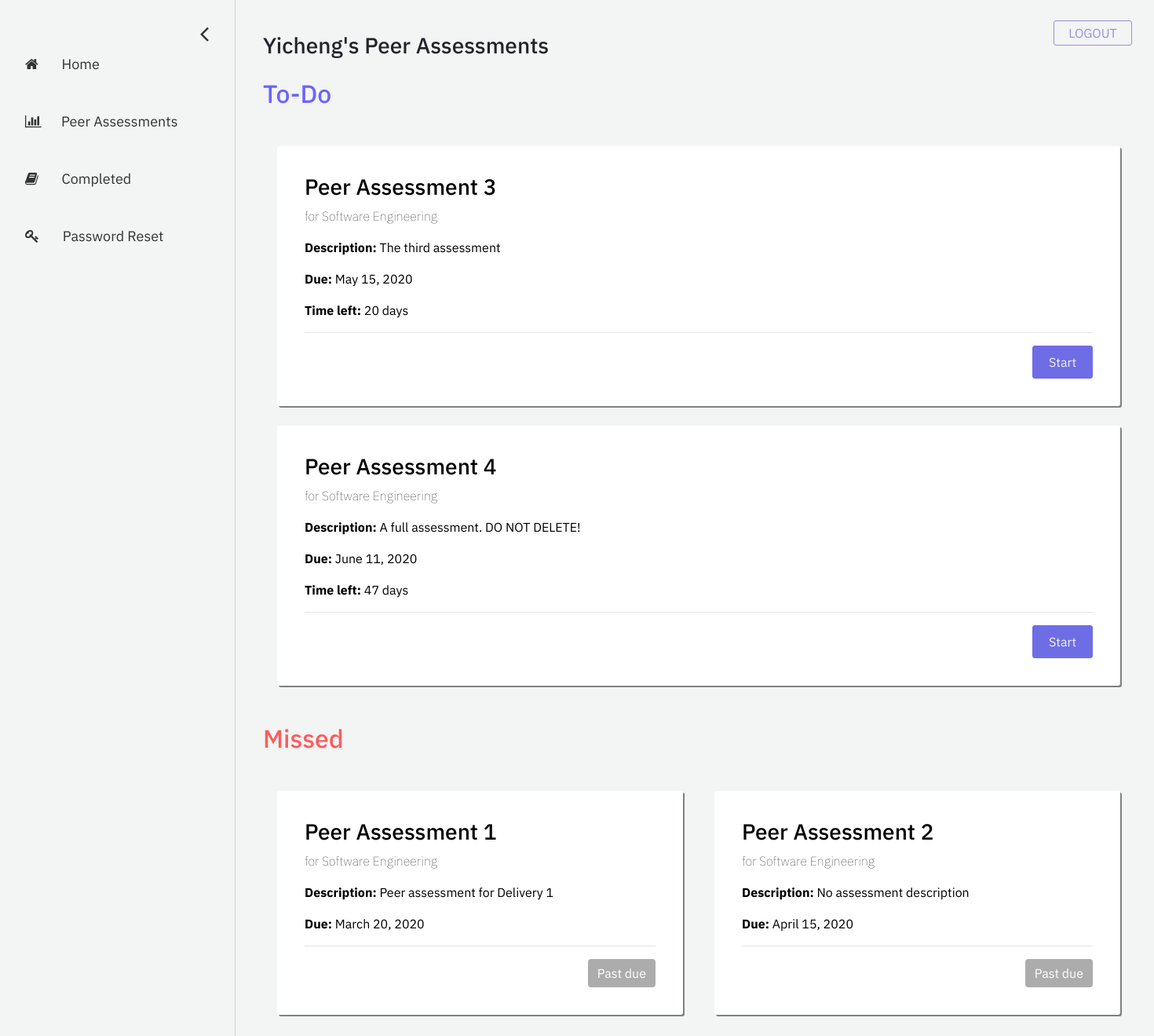
The app's page /student/peer-assessments (signed in) with its own data.
### account/models.py (models this page shows, shortened)
class User(AbstractBaseUser, PermissionsMixin):
    email = models.EmailField(
        verbose_name=_('email address'), max_length=255, unique=True
    )
    first_name = models.CharField(_('first name'), max_length=30, blank=True)
    last_name = models.CharField(_('last name'), max_length=150, blank=True)
    eagle_id = models.CharField(max_length = 8, unique=True)
    is_student = models.BooleanField(
        _('student status'),
        default=False,
        help_text=_(
            'Shows whether this user is a student. '
        ),
    )
    is_instructor = models.BooleanField(
        _('instructor status'),
        default=False,
        help_text=_(
            'Shows whether this user is a instructor. '
        ),
    )
    is_active = models.BooleanField(
        _('active'),
        default=True,
        help_text=_(
            'Designates whether this user should be treated as active. '
            'Unselect this instead of deleting accounts.'
        ),
    )
    is_staff = models.BooleanField(
        _('admin status'),
        default=False,
        help_text=_(
            'Designates whether the user can log into this admin site.'
        ),
    )
    date_joined = models.DateTimeField(
        _('date joined'), default=timezone.now
    )
    objects = UserManager()
    USERNAME_FIELD = 'email'
    REQUIRED_FIELDS = ['first_name', 'last_name', 'eagle_id', 'is_student', 'is_instructor']

### assessment/models.py (models this page shows, shortened)
class Assessment(models.Model):
    name = models.CharField("assessment name", max_length=255)
    description = models.TextField("description", max_length=512, blank=True)
    date_created = models.DateTimeField("date created", auto_now_add=True)
    start_date = models.DateField("start date")
    end_date = models.DateField("end date")
    course = models.ForeignKey(Course, on_delete=models.CASCADE) # the course that this peer review belongs to
    questions = models.ManyToManyField(Question) # a set of Questions under this assessment
    answers = models.ManyToManyField(Answer) # a set of Answers under this assessment
    def time_left(self):
        time = str(self.end_date - datetime.datetime.now().date())
        return time[:time.find(',')]
    def is_missed(self):
        time = str(self.end_date - datetime.datetime.now().date())
        if time[0] == '-':
            return True
        return False

### registration/models.py (models this page shows, shortened)
class Course(models.Model):
    course_name = models.CharField("course name", max_length=60)
    course_code = models.IntegerField("course code")
    section_number = models.SmallIntegerField("section number")
    year = models.SmallIntegerField("year of realization")
    semester_choices = (
        ('S', 'Spring'),
        ('F', 'Fall'),
    )
    semester = models.CharField("semester of realization", max_length = 1, choices = semester_choices)
    professors = models.ManyToManyField(User)
    students = models.ManyToManyField(User, related_name="students")

### eval_student/views.py (the view)
# urls.py: path('peer-assessments', views.peer_assessments, name='peer-assessments'),
def peer_assessments(request):
    assessment_list = Assessment.objects.all()
    filtered_list = []
    for i in assessment_list:
       if  request.user in i.course.students.all():
           filtered_list.append(i)
    context = {
        'assessment_list': filtered_list,
    }
    return render(request, 'eval_student/peer-assessments.html', context=context)

### eval_student/templates/eval_student/peer-assessments.html (shortened to what this page needs)
{% extends 'eval_student/base-sidebar.html'%}
{% load static %}
{% block content%}
<div id="main">
	<div class="container title-box">
		<h3>{{ user.first_name }}'s Peer Assessments</h3>
	</div>
	<div class="container">
		<h2 style="color: #6C63FF; margin-bottom: 0;">To-Do</h2>
		{% if assessment_list|length > 0 %}
			<div class="row">
				{% for assessment in assessment_list %}
					{% if not assessment.is_missed %}
						<div class="col grid-box">
							<h3> {{ assessment.name }} </h3>
							<p style="font-weight: 20;"> for {{ assessment.course.course_name }}</p>
							{% if assessment.description != '' %}
								<p><b>Description:</b> {{ assessment.description }}</p>
							{% else %}
								<p><b>Description:</b> No assessment description</p>
							{% endif %}
							<p> <b>Due:</b> {{ assessment.end_date }}</p>
							<p> <b>Time left:</b> {{ assessment.time_left }}</p>
							<hr>
							<form>
								<button formaction="{% url 'answer-assessment' assessment_id=assessment.id %}" class="btn btn-primary buttons purple float-right">Start</button>
							</form>
						</div>
					{% endif %}
				{% endfor %}
			</div>
		{% else %}
			<p>No peer assessment available.</p>
		{% endif %}
	</div>
	<div class="container">
		<h2 style="color: rgb(255, 91, 92); margin-bottom: 0;">Missed</h2>
			{% if assessment_list|length > 0 %}
				<div class="row">
					{% for assessment in assessment_list %}
						{% if assessment.is_missed %}
							<div class="col grid-box">
								<h3> {{ assessment.name }} </h3>
								<p style="font-weight: 20;"> for {{ assessment.course.course_name }}</p>
								{% if assessment.description != '' %}
									<p><b>Description:</b> {{ assessment.description }}</p>
								{% else %}
									<p><b>Description:</b> No assessment description</p>
								{% endif %}
								<p> <b>Due:</b> {{ assessment.end_date }}</p>
								<hr>
								<button type="submit" style="background-color: gray; border: gray;" class="btn btn-primary float-right" disabled>Past due</button>
							</div>
						{% endif %}
					{% endfor %}
				</div>
			{% else %}
				<p>No peer assessment available.</p>
			{% endif %}
	</div>
</div>
{% endblock %}

### eval_student/static/eval_student/css/base-sidebar.css (style rules this page uses)
body { font-family: 'IBM Plex Sans', sans-serif; background-color: #f3f4f4; }
#main { transition: margin-left .5s; padding: 20px; }
.row { position: relative; top: 20px; padding: 8px; margin-top: 10px; margin-bottom: 45px; }
.col { position: relative; width: 60px; background-color: white; padding: 8px; margin-left: 25px; margin-right: 25px; border-radius: 3px; box-shadow: 0.5px 0.5px; }
.buttons { -webkit-border-radius: 3px; -moz-border-radius: 3px; border-radius: 3px; line-height: 0px; color: #f3f4f4; padding: 20px; display: inline-block; cursor: pointer; text-align: center; text-decoration: none; }
.purple { border: 1px solid #6f6de5; background-color: #6f6de5; }

### eval_student/static/eval_student/css/peer-assessments.css (style rules this page uses)
.title-box { position: absolute; top: 3%; margin-bottom: 3%; }
.grid-box { width: 98% !important; background-color: white; color: black; padding: 35px; margin-top: 10px; margin-right: 15px; margin-bottom: 15px; border-radius: 3px; box-shadow: 2px 2px grey; }

### records on screen
User: first_name "Yicheng"
Assessment: name "Peer Assessment 3", course.course_name "Software Engineering", description "The third assessment", end_date "May 15, 2020", time_left "20 days"
Assessment: name "Peer Assessment 4", course.course_name "Software Engineering", description "A full assessment. DO NOT DELETE!", end_date "June 11, 2020", time_left "47 days"
Assessment: name "Peer Assessment 1", course.course_name "Software Engineering", description "Peer assessment for Delivery 1", end_date "March 20, 2020"
Assessment: name "Peer Assessment 2", course.course_name "Software Engineering", shows "Description:", description "No assessment description", end_date "April 15, 2020"
